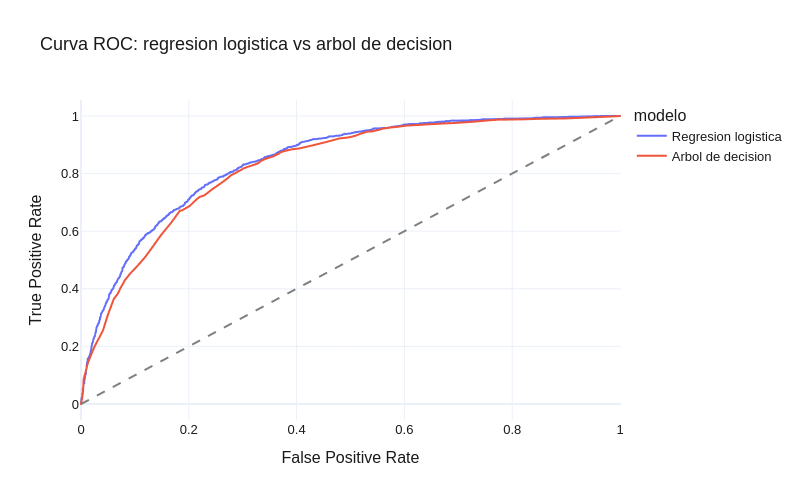

The notebook cell saved with this chart:
### Markdown cell above
**5.3 Comparación con matriz de confusión y ROC**

### Code cell
comparison = pd.DataFrame([
    {
        "modelo": logistic_results["modelo"],
        "ROC-AUC": logistic_results["roc_auc"],
        "precision_Yes": logistic_results["classification_report"].loc["Yes", "precision"],
        "recall_Yes": logistic_results["classification_report"].loc["Yes", "recall"],
        "f1_Yes": logistic_results["classification_report"].loc["Yes", "f1-score"]
    },
    {
        "modelo": tree_results["modelo"],
        "ROC-AUC": tree_results["roc_auc"],
        "precision_Yes": tree_results["classification_report"].loc["Yes", "precision"],
        "recall_Yes": tree_results["classification_report"].loc["Yes", "recall"],
        "f1_Yes": tree_results["classification_report"].loc["Yes", "f1-score"]
    }
])

display(comparison.round(3))

roc_df = pd.concat([
    logistic_results["roc_curve"],
    tree_results["roc_curve"]
], ignore_index=True)

fig = px.line(
    roc_df,
    x="fpr",
    y="tpr",
    color="modelo",
    template=PLOTLY_TEMPLATE,
    title="Curva ROC: regresion logistica vs arbol de decision"
)
fig.add_shape(type="line", x0=0, y0=0, x1=1, y1=1,
              line=dict(color="gray", dash="dash"))
fig.update_layout(
    font=PLOTLY_FONT,
    width=800,
    height=500,
    xaxis_title="False Positive Rate",
    yaxis_title="True Positive Rate"
)
fig.show()

### Figure 1 — Plotly figure (JSON) as saved in the notebook; plotly's stock layout.template omitted (floating-point values rounded to 4 significant figures; data arrays with more than 128 entries replaced by an {"elided": "..."} marker saying what was removed)
{"data": [{"hovertemplate": "modelo=Regresion logistica<br>fpr=%{x}<br>tpr=%{y}<extra></extra>", "legendgroup": "Regresion logistica", "line": {"color": "#636efa", "dash": "solid"}, "marker": {"symbol": "circle"}, "mode": "lines", "name": "Regresion logistica", "showlegend": true, "type": "scattergl", "x": {"elided": "1907 float values"}, "xaxis": "x", "y": {"elided": "1907 float values"}, "yaxis": "y"}, {"hovertemplate": "modelo=Arbol de decision<br>fpr=%{x}<br>tpr=%{y}<extra></extra>", "legendgroup": "Arbol de decision", "line": {"color": "#EF553B", "dash": "solid"}, "marker": {"symbol": "circle"}, "mode": "lines", "name": "Arbol de decision", "showlegend": true, "type": "scattergl", "x": [0.0, 0.001937, 0.00368, 0.004261, 0.004842, 0.01317, 0.02479, 0.04067, 0.04978, 0.06101, 0.06837, 0.07321, 0.07438, 0.08154, 0.09064, 0.1044, 0.1178, 0.1288, 0.1478, 0.1672, 0.1834, 0.1877, 0.2016, 0.214, 0.2202, 0.2287, 0.2355, 0.2437, 0.2619, 0.2719, 0.2783, 0.2874, 0.3025, 0.3083, 0.3225, 0.3302, 0.3329, 0.3422, 0.3566, 0.367, 0.3719, 0.3849, 0.392, 0.4042, 0.4292, 0.4536, 0.4739, 0.4792, 0.4935, 0.498, 0.5092, 0.5162, 0.5319, 0.5336, 0.5406, 0.5534, 0.5598, 0.5739, 0.5791, 0.5822, 0.5851, 0.5925, 0.6041, 0.6324, 0.6349, 0.6647, 0.6942, 0.7288, 0.7614, 0.767, 0.773, 0.8164, 0.8543, 0.8973, 0.9332, 0.9378, 0.9853, 1.0], "xaxis": "x", "y": [0.0, 0.01819, 0.04227, 0.06207, 0.08561, 0.145, 0.1985, 0.2547, 0.3093, 0.3654, 0.3831, 0.4029, 0.4061, 0.4302, 0.4516, 0.4789, 0.5072, 0.535, 0.5848, 0.6292, 0.6709, 0.6726, 0.6875, 0.71, 0.7191, 0.7245, 0.7341, 0.7459, 0.7694, 0.7838, 0.794, 0.8031, 0.8186, 0.8229, 0.8315, 0.8373, 0.8432, 0.8513, 0.8598, 0.8694, 0.8753, 0.8818, 0.8844, 0.8871, 0.8978, 0.909, 0.9192, 0.9219, 0.9251, 0.9262, 0.9315, 0.9369, 0.946, 0.946, 0.9465, 0.9524, 0.9561, 0.9599, 0.9609, 0.9615, 0.962, 0.9636, 0.9668, 0.9695, 0.97, 0.9732, 0.9759, 0.9802, 0.9856, 0.9861, 0.9872, 0.9882, 0.9904, 0.9914, 0.9941, 0.9946, 0.9984, 1.0], "yaxis": "y"}], "layout": {"font": {"color": "#1A1A1A", "family": "Helvetica, Arial, sans-serif", "size": 13}, "height": 500, "legend": {"title": {"text": "modelo"}, "tracegroupgap": 0}, "shapes": [{"line": {"color": "gray", "dash": "dash"}, "type": "line", "x0": 0, "x1": 1, "y0": 0, "y1": 1}], "title": {"text": "Curva ROC: regresion logistica vs arbol de decision"}, "width": 800, "xaxis": {"anchor": "y", "domain": [0, 1], "title": {"text": "False Positive Rate"}}, "yaxis": {"anchor": "x", "domain": [0, 1], "title": {"text": "True Positive Rate"}}}}
